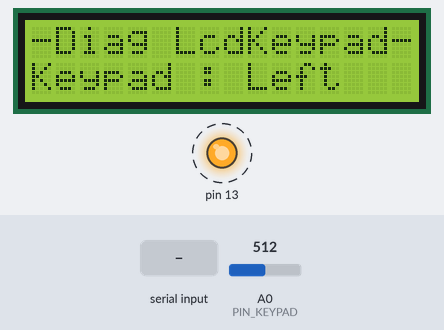
Simulated run of this sketch. Board: Arduino Uno, built with avr-gcc and run on an emulated ATmega328P. On the bench: 16×2 character LCD, output pins drawn as LEDs (lit = HIGH). Dashed ring = blinking. The test bench sets the inputs (shaded band); at power-on: A0 (PIN_KEYPAD) = 512. What the sketch prints to the serial monitor is not drawn.

Above: at 1.4 s.
1.5 s: A0 (PIN_KEYPAD) set to 582
3.5 s: A0 (PIN_KEYPAD) set to 615
At 5.4 s:
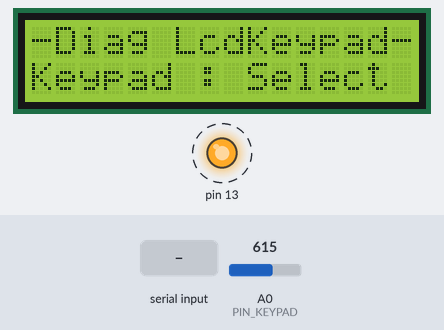
6.5 s: "R" received over Serial
8.0 s: A0 (PIN_KEYPAD) set to 50
At 9.6 s:
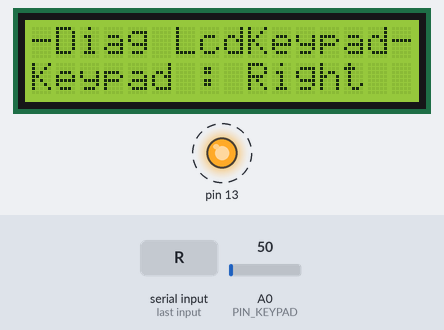
11.0 s: "U" received over Serial
At 11.15 s:
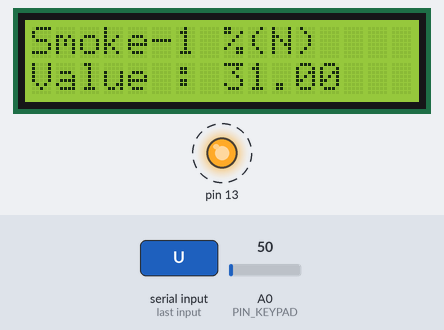
12.7 s: A0 (PIN_KEYPAD) set to 410
At 14.6 s:
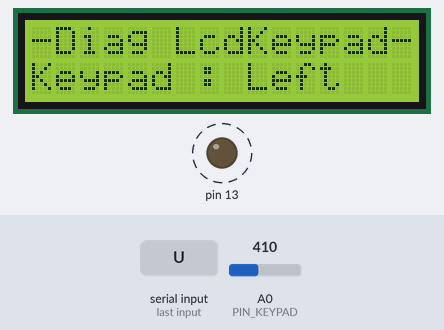
Timing chart, 0 to 16.7 s (numbered marks = the images above; inputs shaded):
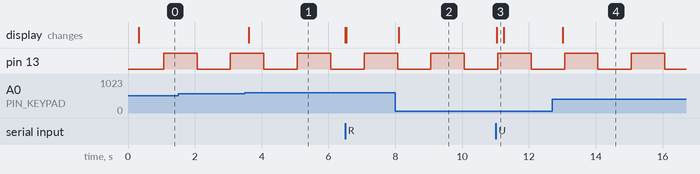

The sketch:

LcdKeypadOOP.ino
```cpp
/*
Arduino 2x16 LCD - test program
modified on 13 Feb 2021, for OOP
*/

#include <LiquidCrystal.h>//for LCD
#include <RTClib.h>

#include "LcdKeypad.h"//lihat file LcdKeypad.h

//Library yang dibuat sendiri lihat file KeyPad.h dan KeyPad.cpp
#include "KeyPad.h"
#include "SequenceTimer.h"
#include "Model.h"//part of MVC pattern, see Model.h
#include "View.h"//part of MVC pattern, see View.h
#include "Controller.h"//part of MVC pattern, see Controller.h


RTC_Millis rtc;//software RTC

//OOP - project
LiquidCrystal   lcd(LCD_RS,LCD_EN,LCD_D4,LCD_D5,LCD_D6,LCD_D7);
KeyPad          keyPad(PIN_KEYPAD);//declare keypad
serialCmd       serInput("Serial Command");
View            view(lcd);//declare view, part of MVC pattern
SequenceTimer   sequenceUtama("Sequence");
AccessDataMenu  accessMenuUtama("Data Menu");//part of MVC pattern
AccessParameter accessParameter("Parameter");//part of MVC pattern
Controller      controller("Controller");//part of MVC pattern

//Static member class should be initialized FIRST (IF NOT, WILL HAVE ERROR)
unsigned char Controller::cmdInNbr=0;
unsigned char AccessDataMenu::menuNbr=0;
unsigned char AccessParameter::paramNbr=0;

DateTime waktuSekarang;//mencatat waktu sekarang
String waktu;

//function

void setupParameter(){
  parameter param;
  Serial.println("LcdKeypadOOP-setupParameter");

  //fire Zone1.
  param.id = "Smoke-1";
  param.unit = "%";
  param.indexMenu = 1;
  param.value = 31;
  param.highRange = 100;
  param.lowRange = 0;
  param.highLimit = 80;
  param.lowLimit = 40;
  accessParameter.add(param);

  //fire Zone2.
  param.id = "Smoke-2";
  param.unit = "%";
  param.indexMenu = 2;
  param.value = 82;
  param.highRange = 100;
  param.lowRange = 0;
  param.highLimit = 80;
  param.lowLimit = 40;
  accessParameter.add(param);

  //fire Zone3.
  param.id = "Smoke-3";
  param.unit = "%";
  param.indexMenu = 3;
  param.value = 53;
  param.highRange = 100;
  param.lowRange = 0;
  param.highLimit = 80;
  param.lowLimit = 40;
  accessParameter.add(param);

  //fire Zone4.
  param.id = "Smoke-4";
  param.unit = "%";
  param.indexMenu = 4;
  param.value = 84;
  param.highRange = 100;
  param.lowRange = 0;
  param.highLimit = 80;
  param.lowLimit = 40;
  accessParameter.add(param);

  //fire Zone5.
  param.id = "Smoke-5";
  param.unit = "%";
  param.indexMenu = 5;
  param.value = 85;
  param.highRange = 100;
  param.lowRange = 0;
  param.highLimit = 80;
  param.lowLimit = 40;
  accessParameter.add(param);
}

void setupMenuUtama(){
  dataMenu  dtMenu;

  Serial.println("LcdKeypadOOP-setupMenuUtama");

  dtMenu.hasParameter = false;
  dtMenu.pesan1 ="Fire Protection System";
  dtMenu.pesan2 ="Salman Alfarisi";
  accessMenuUtama.add(dtMenu);

  dtMenu.hasParameter = true;
  dtMenu.pesan1 ="Fire Zone 1";
  dtMenu.pesan2 ="Parameter 1";
  accessMenuUtama.add(dtMenu);

  dtMenu.hasParameter = true;
  dtMenu.pesan1 ="Fire Zone 2";
  dtMenu.pesan2 ="Parameter 2";
  accessMenuUtama.add(dtMenu);

  dtMenu.hasParameter = true;
  dtMenu.pesan1 ="Fire Zone 3";
  dtMenu.pesan2 ="Parameter 3";
  accessMenuUtama.add(dtMenu);

  dtMenu.hasParameter = true;
  dtMenu.pesan1 ="Fire Zone 4";
  dtMenu.pesan2 ="Parameter 4";
  accessMenuUtama.add(dtMenu);

  dtMenu.hasParameter = true;
  dtMenu.pesan1 ="Fire Zone 5";
  dtMenu.pesan2 ="Parameter 5";
  accessMenuUtama.add(dtMenu);

}
```

Controller.cpp
```cpp
/*
  Controller.h - Library untuk Controller
  Ini adalah bagian dari MVC (Model View Control) pattern design
  Dibuat Oleh : Sam Feb 2021
*/

/* Dependencies */
#include "Controller.h"

//global function
Controller::Controller(String id):_id(id){
  _menuIndex = 0;
  _modeMenu = MODE_MENU_UTAMA;
  _paramIndex = PARAMETER_VALUE;
  _prevMenuIndex = MAX_MENU + 1;//just put number greather than MAX_MENU
  _prevParamIndex = PARAMETER_INCREMENT + 1;//just put number greather than PARAMETER_INCREMENT
}

void Controller::attachCmdIn(command *cmdIn){
  Serial.print("Controller::attachCmdIn-");
  Serial.println(cmdInNbr);
  _cmdInput[cmdInNbr] = cmdIn;
  cmdInNbr++;
}

void Controller::setMenuIndex(int index){
    if ((index > 0) && (index < AccessDataMenu::getmenuNbr())) _menuIndex = index;
}

int Controller::getMenuIndex(){
  return _menuIndex;
}

int Controller::getParameterIndex(){
  return _paramIndex;
}

void Controller::pasangModelMenu(AccessDataMenu *accessMenu){
    Serial.println("Controller::pasangModelMenu");
    _accessMenu = accessMenu;
  }

void Controller::pasangModelParameter(AccessParameter *accessParameter){
    Serial.println("Controller::pasangModelParameter");
    _accessParameter = accessParameter;
  }

void Controller::pasangView(View *view){
    Serial.println("Controller::pasangView");
    _view = view;
  }

//private function
char Controller::_getCommand(){
  char rawCmd = NO_KEY;
  for (int i=0; i < this->cmdInNbr; i++){
      rawCmd = _cmdInput[i]->ambilCode();
      if (rawCmd != NO_KEY){
          _prevCmd = rawCmd;
          break;
      }
  }
  return rawCmd;
}

void Controller::_setCommand(char cmd){
  this->_prevCmd = cmd;
}

int Controller::_naikkanIndex(){
  switch (_modeMenu)
    {
      case MODE_MENU_UTAMA:
        if (_menuIndex < (AccessDataMenu::getmenuNbr()-1)) _menuIndex++;
        else _menuIndex = 0;
        return _menuIndex;
        break;
      case MODE_MENU_PARAMETER:
        if (_paramIndex < PARAMETER_INCREMENT) _paramIndex++;
        else _paramIndex = PARAMETER_VALUE;
        return _paramIndex;
        break;
      default:
          break;
    }
}

int Controller::_turunkanIndex(){
  switch (_modeMenu)
    {
      case MODE_MENU_UTAMA:
        if (_menuIndex > 0) _menuIndex--;
        else _menuIndex = AccessDataMenu::getmenuNbr()-1;
        return _menuIndex;
        break;
      case MODE_MENU_PARAMETER:
        if (_paramIndex < PARAMETER_INCREMENT) _paramIndex--;
        else _paramIndex = PARAMETER_VALUE;
        return _paramIndex;
        break;
      default:
          break;
    }
}

void Controller::_tampilkanMenu(int index){
    dataMenu tempMenu;
    if(_prevMenuIndex != index){
      tempMenu = _accessMenu->read(index);
      if (tempMenu.id > 0){
        _view->hapusLayar();//hapus semua tampilan dulu
        _view->tampilkanPesan(0,0,tempMenu.pesan1);//pesan1 pada baris 1
        _view->tampilkanPesan(1,0,tempMenu.pesan2);//pesan2 pada baris 2
        _prevMenuIndex = index;
      }
    }
  }

void Controller::_kirimMenu(int index){
    dataMenu tempMenu;
    if(_prevMenuIndex != index){
      tempMenu = _accessMenu->read(index);
      if (tempMenu.id > 0){
        Serial.println(tempMenu.id);
        Serial.println(tempMenu.pesan1);
        Serial.println(tempMenu.pesan2);
        //_prevMenuIndex = index;
      }
    }
  }

void Controller::_tampilkanParameter(parameter dataParam, int index){
  String paramStr;
  boolean isUpdate = false;

  //check if display need to be updated
  if(_prevParamIndex != index){
    _prevParamIndex = index;
    if (this->_modeMenu == MODE_MENU_PARAMETER) isUpdate = true;
  }
  else{
    if (this->_isParamChanged)isUpdate = true;
    this->_isParamChanged = false;
  }

  if(isUpdate){
    isUpdate = false;
    _prevParamIndex = index;
    _view->hapusLayar();//hapus semua tampilan dulu

    if(this->_modeMenu == MODE_MENU_PARAMETER){
      _view->tampilkanPesan(0,0,_accessParameter->toString(dataParam));
    }
    else if(this->_modeMenu == MODE_UBAH_PARAMETER){
      _view->tampilkanPesan(0,0,"Change Parameter");
    }

    switch (index)
    {
    case PARAMETER_VALUE:
      paramStr = "Value : ";
      paramStr =  String(paramStr + dataParam.value);
      _view->tampilkanPesan(1,0,paramStr);//pesan pada baris 2
      break;

    case PARAMETER_LOW_RANGE:
      paramStr = "LoRng : ";
      paramStr =  String(paramStr + dataParam.lowRange);
      _view->tampilkanPesan(1,0,paramStr);//pesan pada baris 2
      break;

    case PARAMETER_HIGH_RANGE:
      paramStr = "HiRng : ";
      paramStr =  String(paramStr + dataParam.highRange);
      _view->tampilkanPesan(1,0,paramStr);//pesan pada baris 2
      break;

    case PARAMETER_LOW_LIMIT:
      paramStr = "LoLmt : ";
      paramStr =  String(paramStr + dataParam.lowLimit);
      _view->tampilkanPesan(1,0,paramStr);//pesan pada baris 2
      break;

    case PARAMETER_HIGH_LIMIT:
      paramStr = "HiLmt : ";
      paramStr =  String(paramStr + dataParam.highLimit);
      _view->tampilkanPesan(1,0,paramStr);//pesan pada baris 2
      break;

    case PARAMETER_INCREMENT:
      paramStr = "Incr : ";
      paramStr =  String(paramStr + dataParam.increment);
      _view->tampilkanPesan(1,0,paramStr);//pesan pada baris 2
      break;

    default:
      break;
    }
  }
}

void Controller::_kirimParameter(parameter dataParam, int index){

  String paramStr;
  boolean isUpdate = false;

  //check if display need to be updated
  if(_prevParamIndex != index){
    //_prevParamIndex = index;
    if (this->_modeMenu == MODE_MENU_PARAMETER) isUpdate = true;
  }
  else{
    if (this->_isParamChanged)isUpdate = true;
    //this->_isParamChanged = false;
  }

  if(isUpdate){
    if(this->_modeMenu == MODE_MENU_PARAMETER){
      Serial.println(_accessParameter->toString(dataParam));
    }
    else if(this->_modeMenu == MODE_UBAH_PARAMETER){
      Serial.println("Change Parameter");
    }

    switch (index)
    {
      case PARAMETER_VALUE:
        paramStr = "Value : ";
        paramStr =  String(paramStr + dataParam.value);
        Serial.println(paramStr);
        break;

      case PARAMETER_LOW_RANGE:
        paramStr = "LoRng : ";
        paramStr =  String(paramStr + dataParam.lowRange);
        Serial.println(paramStr);
        break;

      case PARAMETER_HIGH_RANGE:
        paramStr = "HiRng : ";
        paramStr =  String(paramStr + dataParam.highRange);
        Serial.println(paramStr);
        break;

      case PARAMETER_LOW_LIMIT:
        paramStr = "LoLmt : ";
        paramStr =  String(paramStr + dataParam.lowLimit);
        Serial.println(paramStr);
        break;

      case PARAMETER_HIGH_LIMIT:
        paramStr = "HiLmt : ";
        paramStr =  String(paramStr + dataParam.highLimit);
        Serial.println(paramStr);
        break;

      case PARAMETER_INCREMENT:
        paramStr = "Incr : ";
        paramStr =  String(paramStr + dataParam.increment);
        Serial.println(paramStr);
        break;

      default:
        break;
      }
    }
  }

void Controller::menu(){
  parameter paramData = _accessParameter->getParameter(this->getMenuIndex());
  char key = this->_getCommand();

  switch (_modeMenu)
    {
      case MODE_MENU_UTAMA:
        this->_menuUtama(key);
        break;
      case MODE_MENU_PARAMETER:
        this->_menuParameter(paramData, key);
        break;
      case MODE_UBAH_PARAMETER:
        this->_menuUbahParameter(paramData, key);
        break;
      case 'N':
      default:
          break;
    }
}

void Controller::_menuUtama(char key){
  String keyStr = "";
  dataMenu menuData;
  int idx;//for index

  if(this->_menuIndex == 0){
    this->_kirimMenu(this->_menuIndex);//kirim menu ke serial port
    this->_tampilkanMenu(this->_menuIndex);//tampilkan menu ke lcd
  }

  switch (key) // See which menu item is selected and execute that correS_Pond function
    {
        case 'S':
          //Tempatkan menu di sini
          keyStr = "Select";
          _view->tampilkanPesan(0,0,"-Diag LcdKeypad-");//tampilkan pesan pada baris 0, kolom 0
          _view->tampilkanPesan(1,0,"Keypad : ");//tampilkan pesan pada baris 1, kolom 0
          _view->tampilkanPesan(1,9,keyStr);//tampilkan pesan pada baris 1, kolom 10
          break;
        case 'U':
          //naikkan index
          idx = this->_naikkanIndex();
          this->_kirimMenu(idx);//kirim menu ke serial port
          this->_tampilkanMenu(idx);//tampilkan menu ke lcd
          break;
        case 'D':
          //Turunkan index
          idx = this->_turunkanIndex();
          this->_kirimMenu(idx);//kirim menu ke serial port
          this->_tampilkanMenu(idx);//tampilkan menu ke lcd
          break;
        case 'L':
          //Tempatkan menu di sini
          keyStr = "Left  ";
          _view->tampilkanPesan(0,0,"-Diag LcdKeypad-");//tampilkan pesan pada baris 0, kolom 0
          _view->tampilkanPesan(1,0,"Keypad : ");//tampilkan pesan pada baris 1, kolom 0
          _view->tampilkanPesan(1,9,keyStr);//tampilkan pesan pada baris 1, kolom 10
          break;
        case 'R':
          //ke menu parameter
          menuData = _accessMenu->read(this->_menuIndex);
          if (menuData.hasParameter){
            _modeMenu = MODE_MENU_PARAMETER;
            this->_paramIndex = PARAMETER_VALUE;
          }
          else{
            keyStr = "Right ";
            _view->tampilkanPesan(0,0,"-Diag LcdKeypad-");//tampilkan pesan pada baris 0, kolom 0
            _view->tampilkanPesan(1,0,"Keypad : ");//tampilkan pesan pada baris 1, kolom 0
            _view->tampilkanPesan(1,9,keyStr);//tampilkan pesan pada baris 1, kolom 10
          }
          break;
        case 'N':
        default:
          break;
    }
}

void Controller::_menuParameter(parameter paramData, char key){
  String keyStr = "";
  int idx;//for index

  if(this->_paramIndex == PARAMETER_VALUE){
    idx = this->_paramIndex;
    this->_kirimParameter(paramData,idx);//kirim parameter ke serial port
    this->_tampilkanParameter(paramData,idx);//tampilkan parameter ke lcd
  }

  switch (key)
    {
      case 'S':
        //Tempatkan menu di sini
        keyStr = "Select";
        _view->tampilkanPesan(0,0,"-Diag LcdKeypad-");//tampilkan pesan pada baris 0, kolom 0
        _view->tampilkanPesan(1,0,"Keypad : ");//tampilkan pesan pada baris 1, kolom 0
        _view->tampilkanPesan(1,9,keyStr);//tampilkan pesan pada baris 1, kolom 10
        break;
      case 'U':
        //Naikkan Index
        idx = this->_naikkanIndex();
        this->_kirimParameter(paramData,idx);//kirim parameter ke serial port
        this->_tampilkanParameter(paramData,idx);//tampilkan parameter ke lcd
        break;
      case 'D':
        //Naikkan Index
        idx = this->_turunkanIndex();
        this->_kirimParameter(paramData,idx);//kirim parameter ke serial port
        this->_tampilkanParameter(paramData,idx);//tampilkan parameter ke lcd
        break;
      case 'L':
        //kembali ke menu utama
        _modeMenu = MODE_MENU_UTAMA;
        this->_menuIndex = 0;
        //this->_menuUtama(NO_KEY);
        break;
      case 'R':
        //ke menu ubah parameter
        _modeMenu = MODE_UBAH_PARAMETER;
        //this->_menuUbahParameter(paramData, NO_KEY);
        break;
      case 'N':
      default:
        break;
    }
}

void Controller::_menuUbahParameter(parameter paramData, char key){
  String keyStr = "";
  int idx, idxParam;
  switch (key)
    {
      case 'S':
        //save change to parameter
        if (this->_isSaved){
          this->_isSaved = false;//false is saved
          idxParam = this->_accessParameter->getIndexParameter(paramData);
          this->_accessParameter->setParameter(idxParam,paramData);
          _view->tampilkanPesan(0,0,"Parameter saved");//tampilkan pesan pada baris 0, kolom 0
          Serial.println("Parameter saved");
        }
        break;
      case 'U':
        //Naikkan parameter
        idx = this->_paramIndex;
        paramData = this->_accessParameter->increaseParameter(paramData,idx);
        this->_isParamChanged = true;
        this->_isSaved = true;//true is need to be saved
        this->_kirimParameter(paramData, idx);//kirim parameter ke serial port
        this->_tampilkanParameter(paramData, idx);//tampilkan parameter ke lcd
        break;
      case 'D':
        //turunkan parameter
        idx = this->_paramIndex;
        paramData = this->_accessParameter->decreaseParameter(paramData,idx);
        this->_isParamChanged = true;
        this->_isSaved = true;//true is need to be saved
        this->_kirimParameter(paramData, idx);//kirim parameter ke serial port
        this->_tampilkanParameter(paramData, idx);//tampilkan parameter ke lcd
        break;
      case 'L':
        //kembali ke menu utama
        _modeMenu = MODE_MENU_PARAMETER;
        //this->_menuParameter(paramData, NO_KEY);
        break;
      case 'R':
        //ke menu ubah parameter
        keyStr = "Select";
        _view->tampilkanPesan(0,0,"-Diag LcdKeypad-");//tampilkan pesan pada baris 0, kolom 0
        _view->tampilkanPesan(1,0,"Keypad : ");//tampilkan pesan pada baris 1, kolom 0
        _view->tampilkanPesan(1,9,keyStr);//tampilkan pesan pada baris 1, kolom 10
        break;
      case 'N':
      default:
        break;
    }
}
```

KeyPad.cpp
```cpp
/*
 * lihat header file KeyPad.h lebih detail
 * extention file harus .cpp bukan .CPP
 * Feb 13, 2021 by Sam
 */

/* Dependencies */
#include "KeyPad.h"

KeyPad::KeyPad(int pin):_pinAnalog(pin){
  //pinMode(_pinAnalog, INPUT_PULLUP);  // set pull-up on analog pin
  this->_prevKey = NO_KEY;
}

void KeyPad::Init(){}

//function for getting keypad value
int KeyPad::ambilNilai(){
      int keyVal = analogRead(_pinAnalog);
      return keyVal;
  }

//Convert keypad value to char with debouncing mechanism
char KeyPad::ambilCode(){
      int key = ambilNilai();
      char keyPad = NO_KEY;//Default key, No key
      char keyReturn = NO_KEY;//Default key, No key
      if (key < 60) {
        keyPad =  RIGHT;
      }
      else if (key < 200) {
        keyPad = UP;
      }
      else if (key < 400){
        keyPad = DOWN;
      }
      else if (key < 600){
        keyPad = LEFT;
      }
      else if (key < 800){
        keyPad = SELECT;
      }

      //debouncing mechanism
      if (this->_prevKey != keyPad){
        this->_prevMilli = millis();
        this->_prevKey = keyPad;
      }

      else {
        if ((millis() - this->_prevMilli) > DEBOUNCE_DELAY){
          this->_prevMilli = millis();
          this->_prevKey = keyPad;
          keyReturn = keyPad;
        }
      }
    return keyReturn;
  }
```

LcdKeypad.h
```cpp
/*
 * Konstanta untuk LcdKeypad
 * sam Feb 13, 2021
*/
// LCD pin setting
// For LCD Keypad DF Robot
#define PIN_KEYPAD A0 // pin Analog Keypad

const int LCD_RS = 8;
const int LCD_EN = 9;
const int LCD_D4 = 4;
const int LCD_D5 = 5;
const int LCD_D6 = 6;
const int LCD_D7 = 7;
```

Source omitted: Controller.h (2043 bytes), KeyPad.h (516 bytes), Model.cpp (4827 bytes), Model.h (1819 bytes), SequenceTimer.cpp (1746 bytes), SequenceTimer.h (881 bytes), View.cpp (602 bytes), View.h (599 bytes), command.cpp (1035 bytes), command.h (963 bytes), main.ino (1363 bytes)

Measured:
- the behaviour switches between 599 and 600 on A0 (PIN_KEYPAD) (found by bisection; images 0 and 1)
- after the input at 3.5 s, the display: changes after 0.11 s (image 1)
- after the input at 8.0 s, the display: changes after 0.11 s (image 2)
- after the input at 11.0 s, the display: changes at once (image 3)
- after the input at 12.7 s, the display: changes after 0.31 s (image 4)
- by itself, pin 13: alternates HIGH for 1.0 s and LOW for 1.0 s
